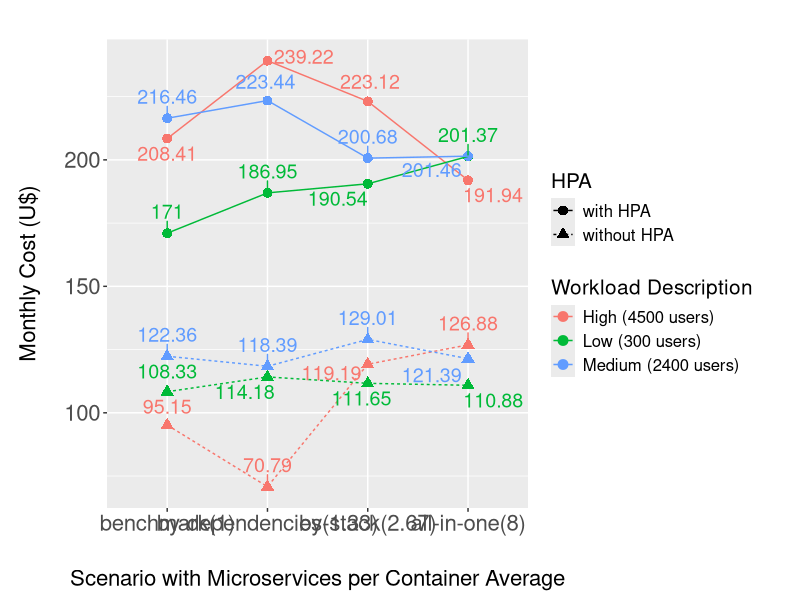
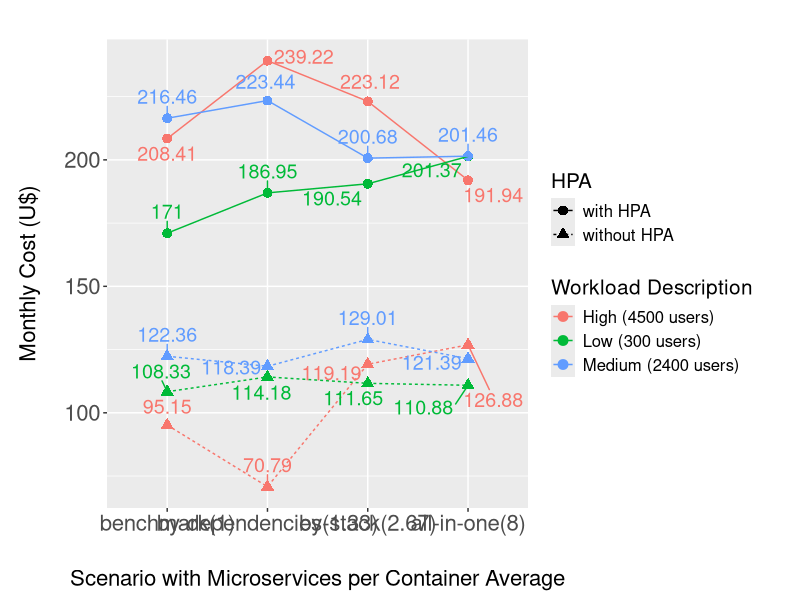

Here is the R script that generated these plots, in order:
setwd("~/Documentos/Dev/microservices-container-grouping/experiments_results/graphics_and_tables_consolidated/costs")
# Carregar pacotes necessários
library(ggplot2)
library(dplyr)
library(tidyr)
library(ggrepel)

# Criar o dataframe com os dados fornecidos
data_cost <- data.frame(
  workload = c(300, 300, 300, 300, 2400, 2400, 2400, 2400, 4500, 4500, 4500, 4500),
  workload_desc = c("Low (300 users)", "Low (300 users)", "Low (300 users)", "Low (300 users)",
                    "Medium (2400 users)", "Medium (2400 users)", "Medium (2400 users)", "Medium (2400 users)",
                    "High (4500 users)", "High (4500 users)", "High (4500 users)", "High (4500 users)"),
  scenario = c("benchmark", "by-dependencies", "by-stack", "all-in-one",
               "benchmark", "by-dependencies", "by-stack", "all-in-one",
               "benchmark", "by-dependencies", "by-stack", "all-in-one"),
  Microservices_per_Container_Average = c(1.00, 1.33, 2.67, 8.00, 1.00, 1.33, 2.67, 8.00, 1.00, 1.33, 2.67, 8.00),
  Cost_without_HPA = c(108.335, 114.18, 111.65, 110.875, 122.36, 118.385, 129.015, 121.395, 95.15, 70.79, 119.19, 126.875),
  Cost_with_HPA = c(171.005, 186.95, 190.535, 201.37, 216.455, 223.445, 200.68, 201.46, 208.41, 239.215, 223.12, 191.94)
)

# Transformar os dados em formato longo para ggplot
data_long_cost <- data_cost %>%
  pivot_longer(cols = c(Cost_without_HPA, Cost_with_HPA), 
               names_to = "HPA", 
               values_to = "Cost_USD") %>%
  mutate(HPA = recode(HPA, "Cost_without_HPA" = "without HPA", "Cost_with_HPA" = "with HPA"))

# Criar uma nova coluna combinando cenário e média de microservices por container
data_long_cost <- data_long_cost %>%
  mutate(Scenario_Microservices = paste(scenario, "(", Microservices_per_Container_Average, ")", sep = ""),
         Scenario_Microservices = factor(Scenario_Microservices, levels = unique(Scenario_Microservices[order(Microservices_per_Container_Average)])))

# Gerar o gráfico
fig<-ggplot(data_long_cost, aes(x = Scenario_Microservices, y = Cost_USD, color = factor(workload_desc), shape = HPA)) +
  geom_point(size = 3) +
  geom_line(aes(linetype = HPA, group = interaction(workload_desc, HPA))) +
  geom_text_repel(aes(label = round(Cost_USD, 2)), vjust = -1, size = 5, show.legend =  FALSE) +  # Adicionar os valores dos pontos com repel para evitar sobreposição
  labs(
    #title = "Monthly Cost (U$) with and without HPA vs Scenario with Microservices per Container Average",
       x = "Scenario with Microservices per Container Average",
       y = "Monthly Cost (U$)",
       color = "Workload Description",
       shape = "HPA",
       linetype = "HPA") +
  theme(plot.title = element_text(hjust = 0.5, vjust = 5, size = 20),
        strip.text = element_text(size= 16),
        plot.margin = unit(c(1,1,1,1), "cm"),
        axis.text = element_text(size = 16),
        #axis.text.x = element_text(angle = -45),
        legend.title = element_text(size = 15),
        legend.text = element_text(size = 12),
        axis.title = element_text(size = 16),
        axis.title.y=element_text(vjust=5),
        axis.title.x=element_text(vjust=-5))

fig
pdf_file = paste("resume_costs_consumption.pdf",sep = "")
pdf(pdf_file, width = 16, height = 9)
print(fig)
dev.off()

